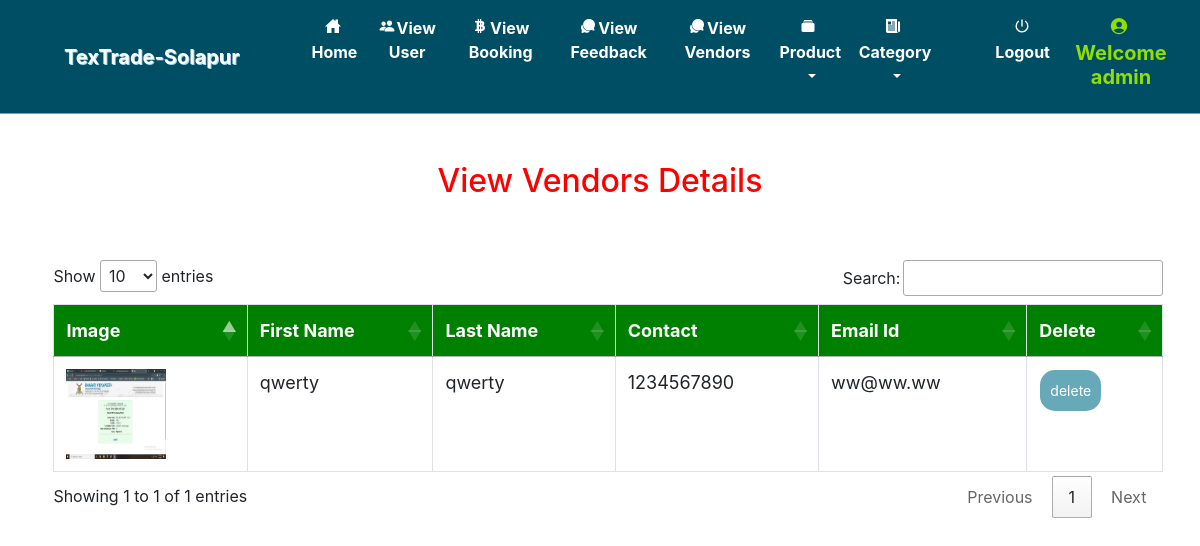
Before: /view_vendors (signed in) with the older database file.
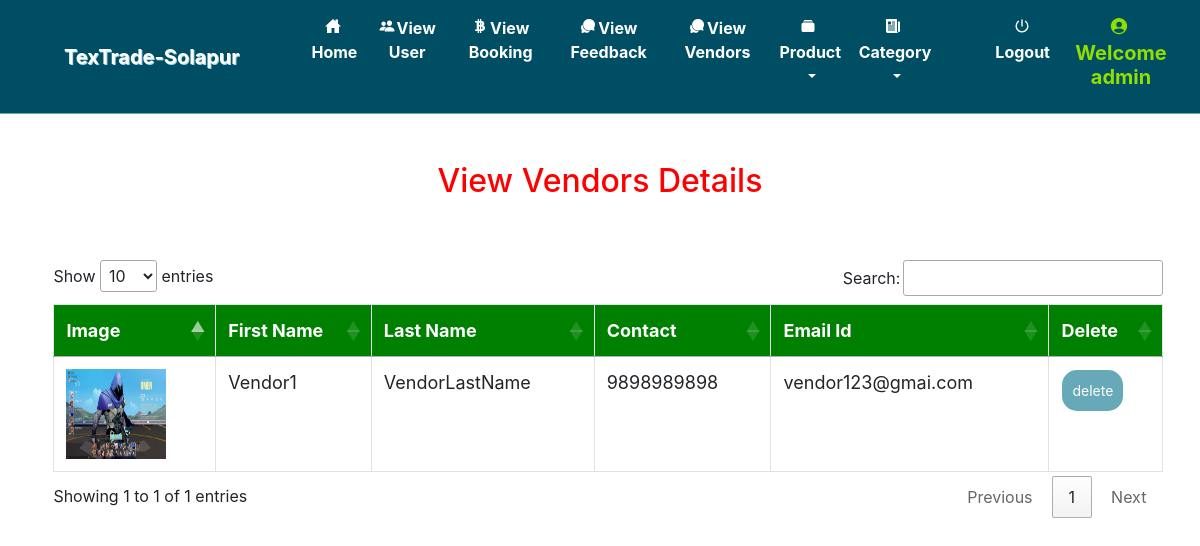
After: the same page with the newer database file.
### grocery/models.py (models this page shows, shortened)
class Vendor(models.Model):
    id = models.AutoField(primary_key=True)
    user = models.ForeignKey(User, on_delete=models.CASCADE, null=True)
    is_vendor = models.BooleanField(default=True)
    address = models.CharField(max_length=50, null=True)
    contact = models.CharField(max_length=10, null=True)
    image = models.FileField(null=True)

### grocery/views.py (the view)
# urls.py: path('view_vendors', view_vendors, name='view_vendors'),
def view_vendors(request):
    if not request.user.is_authenticated:
        return redirect('login_admin')
    pro = Vendor.objects.all()
    d = {'user':pro}
    return render(request,'view_vendors.html',d)

### grocery/templates/view_vendors.html (shortened to what this page needs)
{% extends 'navigation.html' %}
{% load static %}
{% block body %}
<center><h2 style="color:red;margin-top:4%">View Vendors Details</h2></center>
<div  class="container-fluid">
    <center>
    <div class="container">
        <table class="table table-bordered" id="myTable">
  <thead>
  <tr>
    <th>Image</th>
    <th>First Name</th>
    <th>Last Name</th>
      <th>Contact</th>
    <th>Email Id</th>
    <th>Delete</th>
  </tr>
  </thead>
   <tbody>
    {% for i in user %}
  <tr>
    <td><img src="{{i.image.url}}" style="width:100px;height:90px"></td>
    <td>{{i.user.first_name}}</td>
    <td>{{i.user.last_name}}</td>
      <td>{{i.contact}}</td>
      <td>{{i.user.email}}</td>
    <td><a href="{% url 'delete_user' i.user.id %}" onclick="return confirm('Are you sure?')"><button class="button button1">delete</button></a></td>
  </tr>
    {% endfor %}
    </tbody>
</table>
 </div></center>
</div>
{% endblock %}

Changed rows visible on the page:
removed Vendor: image (picture), user.first_name "qwerty", user.last_name "qwerty", contact "1234567890", user.email "ww@ww.ww"
added Vendor: image (picture), user.first_name "Vendor1", user.last_name "VendorLastName", contact "9898989898", user.email "vendor123@gmai.com"
